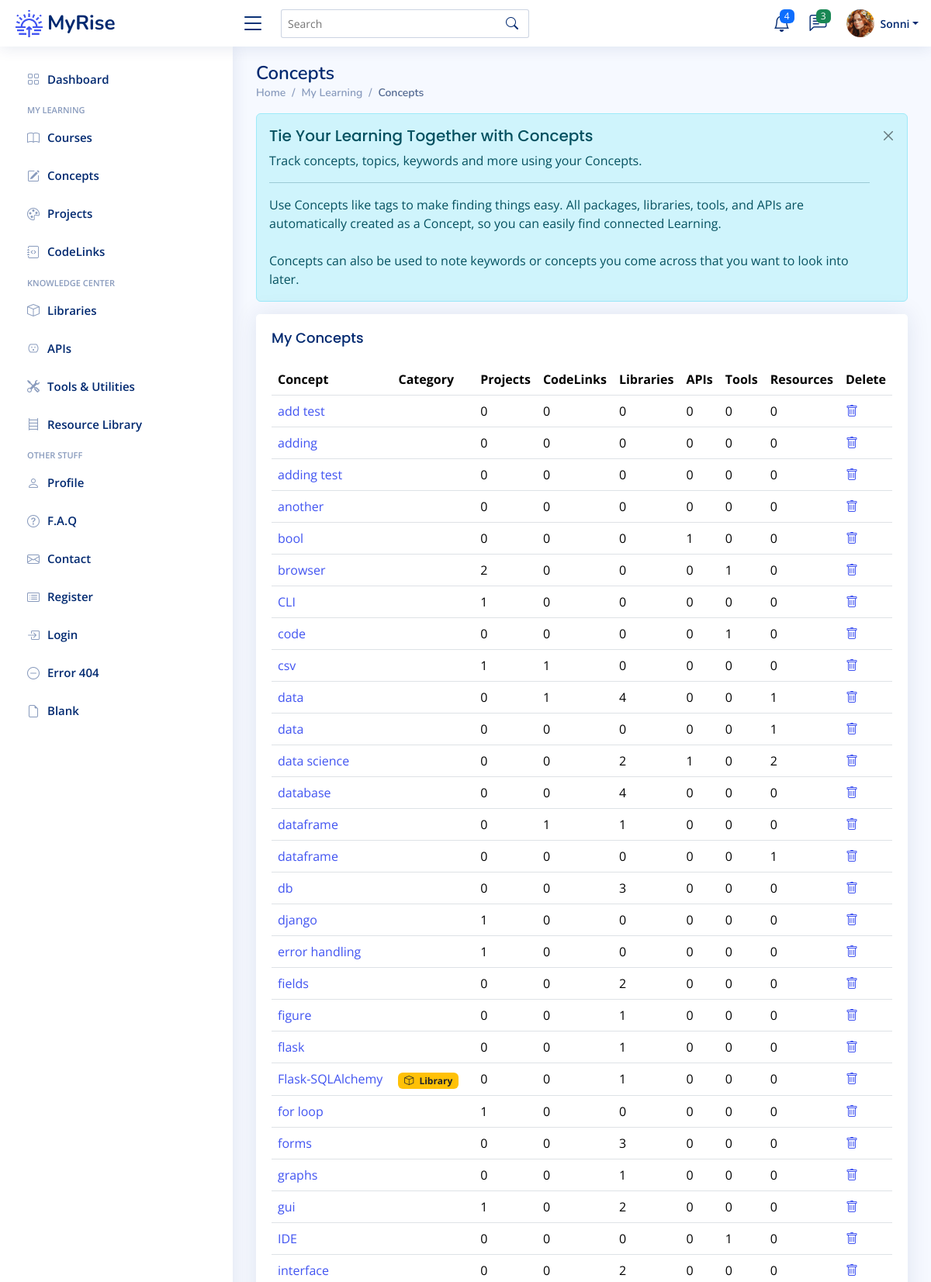
Page /concepts (signed in, upper part) on the committed database.
### app/models.py (models this page shows)
class User(UserMixin, db.Model):
    __tablename__ = "users"
    id: Mapped[int] = mapped_column(Integer, primary_key=True)
    email: Mapped[str] = mapped_column(String(100), unique=True)
    password: Mapped[str] = mapped_column(String(250))
    name: Mapped[str] = mapped_column(String(1000))
    display_name: Mapped[str] = mapped_column(String(1000))
    projects: Mapped[List["Project"]] = relationship(back_populates="user")
    events: Mapped[List["Event"]] = relationship(back_populates="user")
    courses: Mapped[List["Course"]] = relationship(back_populates="user")
    libraries: Mapped[List["Library"]] = relationship(back_populates="user")
    apis: Mapped[List["API"]] = relationship(back_populates="user")
    tools: Mapped[List["Tool"]] = relationship(back_populates="user")
    resources: Mapped[List["Resource"]] = relationship(back_populates="user")
    repos: Mapped[List["Repository"]] = relationship(back_populates="user")
    codelinks: Mapped[List["CodeLink"]] = relationship(back_populates="user")
    concepts: Mapped[List["Concept"]] = relationship('Concept', secondary=user_concept, backref='user')

class Concept(db.Model):
    __tablename__ = "concepts"
    id: Mapped[int] = mapped_column(Integer, primary_key=True)
    concept_term: Mapped[str] = mapped_column(String(50), nullable=False)
    category: Mapped[str] = mapped_column(String(100), nullable=True)
    description: Mapped[str] = mapped_column(Text, nullable=True)
    date_added: Mapped[datetime.date] = mapped_column(Date, nullable=False)

### app/routes.py (the view)
@app.route('/concepts')
@login_required
def concepts_page():
    get_concepts = db.session.execute(db.select(Concept).order_by(func.lower(Concept.concept_term))).scalars().all()
    concepts = [concept for concept in get_concepts]
    return render_template('concepts.html', concepts=concepts, concept_badge=concept_categories)

### app/models.py (called while the page is built)
@login_manager.user_loader
def load_user(user_id):
    return db.get_or_404(User, user_id)

### app/templates/concepts.html (shortened to what this page needs)
{% extends 'base.html' %}
{% from 'bootstrap5/form.html' import render_form %}
{% block content %}
	<main id="main" class="main">
    <div class="pagetitle">
      <h1>Concepts</h1>
      <nav>
        <ol class="breadcrumb">
          <li class="breadcrumb-item"><a href="index.html">Home</a></li>
          <li class="breadcrumb-item">My Learning</li>
          <li class="breadcrumb-item active">Concepts</li>
        </ol>
      </nav>
    </div>
	<div class="alert alert-info  alert-dismissible fade show" role="alert">
		<h4 class="alert-heading">Tie Your Learning Together with Concepts</h4>
		<p>Track concepts, topics, keywords and more using your Concepts.</p>
		<hr>
 		<p class="mb-0">Use Concepts like tags to make finding things easy.
			All packages, libraries, tools, and APIs are automatically created as a Concept, so you can easily find connected Learning.</p>
		<br>
		<p class="mb-0">Concepts can also be used to note keywords or concepts you come across that you want to look into later.</p>
		<button type="button" class="btn-close" data-bs-dismiss="alert" aria-label="Close"></button>
	  </div>
	 <div class="card">
		<div class="card-body">
		  <h5 class="card-title">My Concepts</h5>
		  <table class="table table-hover">
			<thead>
			  <tr>
				<th scope="col">Concept</th>
				<th scope="col">Category</th>
			    <th scope="col">Projects</th>
			    <th scope="col">CodeLinks</th>
			    <th scope="col">Libraries</th>
			    <th scope="col">APIs</th>
			    <th scope="col">Tools</th>
			    <th scope="col">Resources</th>
				<th scope="col">Delete</th>
			  </tr>
			</thead>
			<tbody>
			{% for concept in concepts %}
			  <tr>
				<td><a href="{{ url_for('concept_detail', num=concept.id ) }}">{{ concept.concept_term }}</a></td>
				{% if concept.category %}
				  <td><span class="badge {{ concept_badge[concept.category][1] }}"><i class="bi {{ concept_badge[concept.category][2] }} me-1"></i> {{ concept_badge[concept.category][0] }}</span></td>
				{% else %}
				  <td></td>
			    {% endif %}
			    <td>{{ concept.projects|length }}</td>
			    <td>{{ concept.codelinks|length }}</td>
			    <td>{{ concept.libraries|length }}</td>
				<td>{{ concept.apis|length }}</td>
			    <td>{{ concept.tools|length }}</td>
			    <td>{{ concept.resources|length }}</td>
				<td><a href="{{ url_for('delete_concept', num=concept.id) }}"><i class="bi bi-trash"></i></a></td>
			  </tr>
			{% endfor %}
			</tbody>
		  </table>
		</div>
	 </div>
  </main>
{% endblock %}

### app/templates/heading.html (shortened to what this page needs)
{% from 'bootstrap5/nav.html' import render_nav_item %}
{% from 'bootstrap5/form.html' import render_form %}
  <header id="header" class="header fixed-top d-flex align-items-center">
    <div class="d-flex align-items-center justify-content-between">
      <a href="{{ url_for('home') }}" class="logo d-flex align-items-center">
        <img src="{{ url_for('static', filename='img/logo.png') }}" alt="sun-rise">
        <span class="d-none d-lg-block">MyRise</span>
      </a>
      <i class="bi bi-list toggle-sidebar-btn"></i>
    </div>
    <div class="search-bar">
      <form class="search-form d-flex align-items-center" method="POST" action="#">
        <input type="text" name="query" placeholder="Search" title="Enter search keyword">
        <button type="submit" title="Search"><i class="bi bi-search"></i></button>
      </form>
    </div>
    <nav class="header-nav ms-auto">
      <ul class="d-flex align-items-center">
        <li class="nav-item dropdown">
          <a class="nav-link nav-icon" href="#" data-bs-toggle="dropdown">
            <i class="bi bi-bell"></i>
            <span class="badge bg-primary badge-number">4</span>
          </a>
        </li>
        <li class="nav-item dropdown">
          <a class="nav-link nav-icon" href="#" data-bs-toggle="dropdown">
            <i class="bi bi-chat-left-text"></i>
            <span class="badge bg-success badge-number">3</span>
          </a>
        </li>
        <li class="nav-item dropdown pe-3">
          <a class="nav-link nav-profile d-flex align-items-center pe-0" href="#" data-bs-toggle="dropdown">
            <img src="{{ url_for('static', filename='img/profile-img.png') }}" alt="Profile" class="rounded-circle">
            <span class="d-none d-md-block dropdown-toggle ps-2">{{ current_user.display_name }}</span>
          </a>
        </li>
      </ul>
    </nav>
  </header>
  <aside id="sidebar" class="sidebar">
    <ul class="sidebar-nav" id="sidebar-nav">
      <li class="nav-item">
        <a class="nav-link collapsed" href="{{ url_for('home') }}">
          <i class="bi bi-grid"></i>
          <span>Dashboard</span>
        </a>
      </li>
<li class="nav-heading">My Learning</li>
	  <li class="nav-item">
        <a class="nav-link collapsed" href="{{ url_for('courses_page') }}">
          <i class="bi bi-book"></i>
          <span>Courses</span>
        </a>
      </li>
	  <li class="nav-item">
        <a class="nav-link collapsed" href="{{ url_for('concepts_page') }}">
          <i class="bi bi-pencil-square"></i>
          <span>Concepts</span>
        </a>
      </li>
	  <li class="nav-item">
        <a class="nav-link collapsed" href="{{ url_for('projects_page') }}">
          <i class="bi bi-palette"></i>
          <span>Projects</span>
        </a>
      </li>
	  <li class="nav-item">
        <a class="nav-link collapsed" href="{{ url_for('codelinks_page') }}">
          <i class="bi bi-journal-code"></i>
          <span>CodeLinks</span>
        </a>
      </li>
<li class="nav-heading">Knowledge Center</li>
	  <li class="nav-item">
        <a class="nav-link collapsed" href="{{ url_for('libraries_page') }}">
          <i class="bi bi-box"></i>
          <span>Libraries</span>
        </a>
      </li>
	  <li class="nav-item">
        <a class="nav-link collapsed" href="{{ url_for('apis_page') }}">
          <i class="bi bi-outlet"></i>
          <span>APIs</span>
        </a>
      </li>
	  <li class="nav-item">
        <a class="nav-link collapsed" href="{{ url_for('tools_page') }}">
          <i class="bi bi-tools"></i>
          <span>Tools & Utilities</span>
        </a>
      </li>
	  <li class="nav-item">
        <a class="nav-link collapsed" href="{{ url_for('resources_page') }}">
          <i class="bi bi-bookshelf"></i>
          <span>Resource Library</span>
        </a>
      </li>
	<li class="nav-heading">Other Stuff</li>
      <li class="nav-item">
        <a class="nav-link collapsed" href="users-profile.html">
          <i class="bi bi-person"></i>
          <span>Profile</span>
        </a>
      </li>
      <li class="nav-item">
        <a class="nav-link collapsed" href="pages-faq.html">
          <i class="bi bi-question-circle"></i>
          <span>F.A.Q</span>
        </a>
	  </li>
      <li class="nav-item">
        <a class="nav-link collapsed" href="pages-contact.html">
          <i class="bi bi-envelope"></i>
          <span>Contact</span>
        </a>
      </li>
      <li class="nav-item">
        <a class="nav-link collapsed" href="pages-register.html">
          <i class="bi bi-card-list"></i>
          <span>Register</span>
        </a>
      </li>
      <li class="nav-item">
        <a class="nav-link collapsed" href="pages-login.html">
          <i class="bi bi-box-arrow-in-right"></i>
          <span>Login</span>
        </a>
      </li>
      <li class="nav-item">
        <a class="nav-link collapsed" href="pages-error-404.html">
          <i class="bi bi-dash-circle"></i>
          <span>Error 404</span>
        </a>
      </li>
      <li class="nav-item">
        <a class="nav-link collapsed" href="pages-blank.html">
          <i class="bi bi-file-earmark"></i>
          <span>Blank</span>
        </a>
      </li>
    </ul>
  </aside>

### app/static/css/style.css (style rules this page uses)
:root { scroll-behavior: smooth; }
body { font-family: "Open Sans", sans-serif; background: #f6f9ff; color: #444444; }
a { color: #4154f1; text-decoration: none; }
h1, h2, h3, h4, h5, h6 { font-family: "Nunito", sans-serif; }
#main { margin-top: 60px; padding: 20px 30px; transition: all 0.3s; }
.pagetitle { margin-bottom: 10px; }
.pagetitle h1 { font-size: 24px; margin-bottom: 0; font-weight: 600; color: #012970; }
.card { margin-bottom: 30px; border: none; border-radius: 5px; box-shadow: 0px 0 30px rgba(1, 41, 112, 0.1); }
.card-title { padding: 20px 0 15px 0; font-size: 18px; font-weight: 500; color: #012970; font-family: "Poppins", sans-serif; }
.card-body { padding: 0 20px 20px 20px; }
.alert-heading { font-weight: 500; font-family: "Poppins", sans-serif; font-size: 20px; }
.btn-close { background-size: 25%; }
.breadcrumb { font-size: 14px; font-family: "Nunito", sans-serif; color: #899bbd; font-weight: 600; }
.breadcrumb a { color: #899bbd; transition: 0.3s; }
.breadcrumb .breadcrumb-item::before { color: #899bbd; }
.breadcrumb .active { color: #51678f; font-weight: 600; }
.logo { line-height: 1; }
@media (min-width: 1200px) { .logo { width: 280px; } }
.logo img { max-height: 35px; margin-right: 6px; }
.logo span { font-size: 26px; font-weight: 700; color: #012970; font-family: "Nunito", sans-serif; }
.header { transition: all 0.5s; z-index: 997; height: 60px; box-shadow: 0px 2px 20px rgba(1, 41, 112, 0.1); background-color: #fff; padding-left: 20px; }
.header .toggle-sidebar-btn { font-size: 32px; padding-left: 10px; cursor: pointer; color: #012970; }
.header .search-bar { min-width: 360px; padding: 0 20px; }
.header .search-form { width: 100%; }
.header .search-form input { border: 0; font-size: 14px; color: #012970; border: 1px solid rgba(1, 41, 112, 0.2); padding: 7px 38px 7px 8px; border-radius: 3px; transition: 0.3s; width: 100%; }
.header .search-form button { border: 0; padding: 0; margin-left: -30px; background: none; }
.header .search-form button i { color: #012970; }
.header-nav ul { list-style: none; }
.header-nav>ul { margin: 0; padding: 0; }
.header-nav .nav-icon { font-size: 22px; color: #012970; margin-right: 25px; position: relative; }
.header-nav .nav-profile { color: #012970; }
.header-nav .nav-profile img { max-height: 36px; }
.header-nav .nav-profile span { font-size: 14px; font-weight: 600; }
.header-nav .badge-number { position: absolute; inset: -2px -5px auto auto; font-weight: normal; font-size: 12px; padding: 3px 6px; }
.sidebar { position: fixed; top: 60px; left: 0; bottom: 0; width: 300px; z-index: 996; transition: all 0.3s; padding: 20px; overflow-y: auto; scrollbar-width: thin; scrollbar-color: #aab7cf transparent; box-shadow: 0px 0px 20px rgba(1, 41, 112, 0.1); background-color: #fff; }
@media (min-width: 1200px) { #main, #footer { margin-left: 300px; } }
.sidebar-nav { padding: 0; margin: 0; list-style: none; }
.sidebar-nav li { padding: 0; margin: 0; list-style: none; }
.sidebar-nav .nav-item { margin-bottom: 5px; }
.sidebar-nav .nav-heading { font-size: 11px; text-transform: uppercase; color: #899bbd; font-weight: 600; margin: 10px 0 5px 15px; }
.sidebar-nav .nav-link { display: flex; align-items: center; font-size: 15px; font-weight: 600; color: #4154f1; transition: 0.3; background: #f6f9ff; padding: 10px 15px; border-radius: 4px; }
.sidebar-nav .nav-link i { font-size: 16px; margin-right: 10px; color: #4154f1; }
.sidebar-nav .nav-link.collapsed { color: #012970; background: #fff; }
.sidebar-nav .nav-link.collapsed i { color: #899bbd; }

### rows in the picture
User: display_name "Sonni"
Concept: concept_term "add test", projects|length "0", codelinks|length "0", libraries|length "0", apis|length "0", tools|length "0", resources|length "0"
Concept: concept_term "adding", projects|length "0", codelinks|length "0", libraries|length "0", apis|length "0", tools|length "0", resources|length "0"
Concept: concept_term "adding test", projects|length "0", codelinks|length "0", libraries|length "0", apis|length "0", tools|length "0", resources|length "0"
Concept: concept_term "another", projects|length "0", codelinks|length "0", libraries|length "0", apis|length "0", tools|length "0", resources|length "0"
Concept: concept_term "bool", projects|length "0", codelinks|length "0", libraries|length "0", apis|length "1", tools|length "0", resources|length "0"
Concept: concept_term "browser", projects|length "2", codelinks|length "0", libraries|length "0", apis|length "0", tools|length "1", resources|length "0"
Concept: concept_term "CLI", projects|length "1", codelinks|length "0", libraries|length "0", apis|length "0", tools|length "0", resources|length "0"
Concept: concept_term "code", projects|length "0", codelinks|length "0", libraries|length "0", apis|length "0", tools|length "1", resources|length "0"
Concept: concept_term "csv", projects|length "1", codelinks|length "1", libraries|length "0", apis|length "0", tools|length "0", resources|length "0"
Concept: concept_term "data", projects|length "0", codelinks|length "1", libraries|length "4", apis|length "0", tools|length "0", resources|length "1"
Concept: concept_term "data", projects|length "0", codelinks|length "0", libraries|length "0", apis|length "0", tools|length "0", resources|length "1"
Concept: concept_term "data science", projects|length "0", codelinks|length "0", libraries|length "2", apis|length "1", tools|length "0", resources|length "2"
Concept: concept_term "database", projects|length "0", codelinks|length "0", libraries|length "4", apis|length "0", tools|length "0", resources|length "0"
Concept: concept_term "dataframe", projects|length "0", codelinks|length "1", libraries|length "1", apis|length "0", tools|length "0", resources|length "0"
Concept: concept_term "dataframe", projects|length "0", codelinks|length "0", libraries|length "0", apis|length "0", tools|length "0", resources|length "1"
Concept: concept_term "db", projects|length "0", codelinks|length "0", libraries|length "3", apis|length "0", tools|length "0", resources|length "0"
Concept: concept_term "django", projects|length "1", codelinks|length "0", libraries|length "0", apis|length "0", tools|length "0", resources|length "0"
Concept: concept_term "error handling", projects|length "1", codelinks|length "0", libraries|length "0", apis|length "0", tools|length "0", resources|length "0"
Concept: concept_term "fields", projects|length "0", codelinks|length "0", libraries|length "2", apis|length "0", tools|length "0", resources|length "0"
Concept: concept_term "figure", projects|length "0", codelinks|length "0", libraries|length "1", apis|length "0", tools|length "0", resources|length "0"
Concept: concept_term "flask", projects|length "0", codelinks|length "0", libraries|length "1", apis|length "0", tools|length "0", resources|length "0"
Concept: concept_term "Flask-SQLAlchemy", category "Library", projects|length "0", codelinks|length "0", libraries|length "1", apis|length "0", tools|length "0", resources|length "0"
Concept: concept_term "for loop", projects|length "1", codelinks|length "0", libraries|length "0", apis|length "0", tools|length "0", resources|length "0"
Concept: concept_term "forms", projects|length "0", codelinks|length "0", libraries|length "3", apis|length "0", tools|length "0", resources|length "0"
Concept: concept_term "graphs", projects|length "0", codelinks|length "0", libraries|length "1", apis|length "0", tools|length "0", resources|length "0"
Concept: concept_term "gui", projects|length "1", codelinks|length "0", libraries|length "2", apis|length "0", tools|length "0", resources|length "0"
Concept: concept_term "IDE", projects|length "0", codelinks|length "0", libraries|length "0", apis|length "0", tools|length "1", resources|length "0"
Concept: concept_term "interface", projects|length "0", codelinks|length "0", libraries|length "2", apis|length "0", tools|length "0", resources|length "0"
